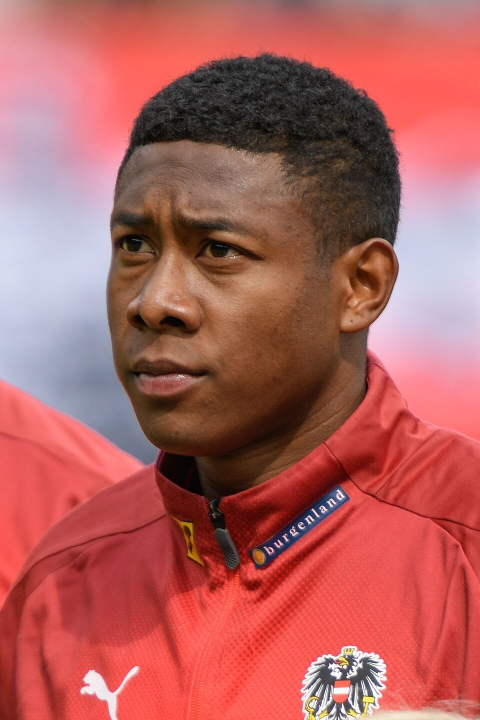
#> input picture images/players/alaba.jpg, 960 x 1440 px (shown at 1/2 size)
$ python make_headshots.py
#> lines starting #> are read from the running program, lines starting #| are printed output that depends on the picture
"""Crop every player photo into a consistent, face-centred 4:5 headshot.

The source photos in images/players/ come from all over: full-body action
shots, tight close-ups, landscape interviews. Showing them in a fixed card
frame with one object-position meant some cards showed only a forehead.
This script finds the face in each photo and cuts a crop where the head sits
at the same size and height every time.

    pip install opencv-python-headless pillow
    python3 tools/make_headshots.py

Writes images/players/headshots/<name>.jpg (400x500).
"""
import glob
import os

import cv2
from PIL import Image, ImageFilter

ROOT = os.path.join(os.path.dirname(__file__), '..', 'images', 'players')
OUT = os.path.join(ROOT, 'headshots')
OUT_W, OUT_H = 400, 500

# Face width as a share of the crop width, and where the face centre sits
# vertically (0 = top, 1 = bottom). Gives head-and-shoulders framing.
FACE_SHARE = 0.34
FACE_Y = 0.42
# How far a crop may reach above the top of the photo (as a share of crop
# height) when the head sits right at the top edge. The gap is filled with a
# blurred stretch of the photo's top strip, so every head gets some headroom.
MAX_PAD = 0.16

# Photos where the detector picks the wrong thing: (x, y, w, h) in source pixels.
OVERRIDES = {
    'benzema.jpg': (88, 18, 84, 84),  # detector latches on to his hand
    # Action shots where the face is too small for the default detector settings
    'carvalho.jpg': (157, 126, 129, 129),
    'ceballos.jpg': (139, 109, 130, 130),
    'mariano.jpg': (80, 42, 66, 66),
    'helguera.jpg': (98, 12, 48, 48),
    'van-der-vaart.jpg': (330, 58, 52, 52),
    'baptista.jpg': (145, 8, 66, 66),
    'odriozola.jpg': (162, 60, 115, 115),
}

cascades = [cv2.CascadeClassifier(cv2.data.haarcascades + name) for name in (
    'haarcascade_frontalface_default.xml',
    'haarcascade_frontalface_alt2.xml',
)]
profile = cv2.CascadeClassifier(cv2.data.haarcascades + 'haarcascade_profileface.xml')


def find_face(path):
    name = os.path.basename(path)
    if name in OVERRIDES:
        return OVERRIDES[name]
    grey = cv2.equalizeHist(cv2.cvtColor(cv2.imread(path), cv2.COLOR_BGR2GRAY))
    h, w = grey.shape
    min_size = (int(w * 0.08),) * 2
    faces = []
    for c in cascades:
        faces += [tuple(f) for f in c.detectMultiScale(grey, 1.05, 6, minSize=min_size)]
    if not faces:
        faces += [tuple(f) for f in profile.detectMultiScale(grey, 1.05, 4, minSize=min_size)]
        flipped = profile.detectMultiScale(cv2.flip(grey, 1), 1.05, 4, minSize=min_size)
        faces += [(w - x - fw, y, fw, fh) for x, y, fw, fh in flipped]
    if not faces:
        return None
    return max(faces, key=lambda f: f[2] * f[3])


def crop_box(img_w, img_h, face):
    fx, fy, fw, fh = face
    cx, cy = fx + fw / 2, fy + fh / 2
    aspect = OUT_W / OUT_H
    cw = fw / FACE_SHARE
    ch = cw / aspect
    # Close-ups can't be zoomed out past the edges of the photo: shrink the
    # crop until it fits, keeping the aspect ratio.
    scale = min(1, img_w / cw, img_h * (1 + MAX_PAD) / ch)
    cw, ch = cw * scale, ch * scale
    left = min(max(cx - cw / 2, 0), img_w - cw)
    top = min(max(cy - ch * FACE_Y, -ch * MAX_PAD), img_h - ch)
    return int(left), int(top), int(left + cw), int(top + ch)


def with_headroom(img, box):
    """Crop, filling any part above the photo with a soft continuation of its top edge."""
    left, top, right, bottom = box
    if top >= 0:
        return img.crop(box)
    pad = -top
    strip = img.crop((0, 0, img.width, max(4, img.height // 25)))
    fill = strip.resize((img.width, pad + 8), Image.BILINEAR).filter(ImageFilter.GaussianBlur(10))
    canvas = Image.new('RGB', (img.width, img.height + pad))
    canvas.paste(fill, (0, 0))
    canvas.paste(img, (0, pad))
    return canvas.crop((left, 0, right, bottom + pad))


def main():
    os.makedirs(OUT, exist_ok=True)
    for path in sorted(glob.glob(os.path.join(ROOT, '*.jpg'))):
        name = os.path.basename(path)
        img = Image.open(path).convert('RGB')
#> img is the input picture: PIL image 960x1440 RGB; mean R, G, B 175.8, 96.3, 93.5
        face = find_face(path)
#> in find_face, `grey = cv2.equalizeHist(cv2.cvtColor(cv2.imread(path), cv2.COLOR_BGR2G..`:
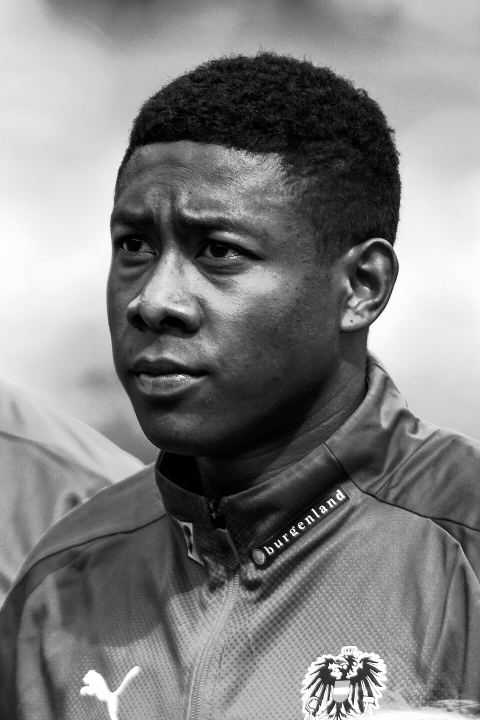
#> grey: shape (1440, 960) (shown at 1/2 size); min 0, max 255, mean 128.3
#> the loop in find_face, `for c in cascades:` made 2 passes
#> faces on passes 1 to 2: [(125, 263, 618, 618)], [(125, 263, 618, 618), (94, 307, 516, 516)]
#> face = (125, 263, 618, 618)
        if face is None:
            print(f'{name}: no face found, centre crop')
            face = (img.width * 0.3, img.height * 0.1, img.width * 0.4, img.width * 0.4)
        box = crop_box(img.width, img.height, face)
#> in crop_box, `fx, fy, fw, fh = face`: fx = 125; fy = 263; fw = 618
#> in crop_box, `cx, cy = fx + fw / 2, fy + fh / 2`: cx = 434; cy = 572
#> in crop_box, `cw = fw / FACE_SHARE`: cw = 1817.6
#> in crop_box, `ch = cw / aspect`: ch = 2272.1
#> in crop_box, `scale = min(1, img_w / cw, img_h * (1 + MAX_PAD) / ch)`: scale = 0.528
#> in crop_box, `cw, ch = cw * scale, ch * scale`: cw = 960; ch = 1200
#> in crop_box, `left = min(max(cx - cw / 2, 0), img_w - cw)`: left = 0
#> in crop_box, `top = min(max(cy - ch * FACE_Y, -ch * MAX_PAD), img_h - ch)`: top = 68
#> box = (0, 68, 960, 1268)
        with_headroom(img, box).resize((OUT_W, OUT_H), Image.LANCZOS).save(
            os.path.join(OUT, name), 'JPEG', quality=86, optimize=True, progressive=True)
#> in with_headroom, `left, top, right, bottom = box`: left = 0; top = 68; right = 960; bottom = 1268
#> in with_headroom, `return img.crop(box)`:
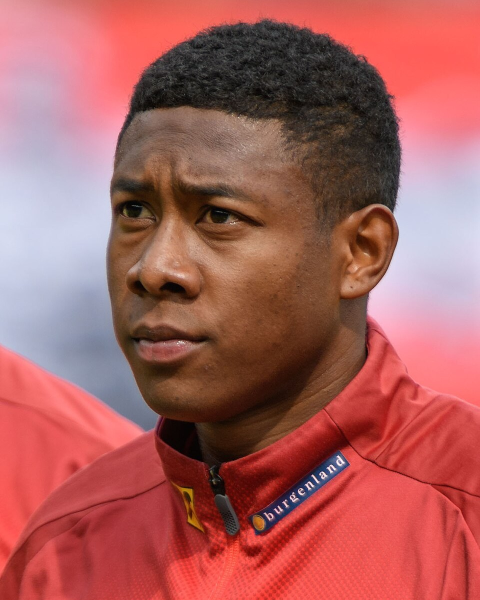
#> returned value: PIL image 960x1200 RGB (shown at 1/2 size); mean R, G, B 168.4, 95.5, 93.2
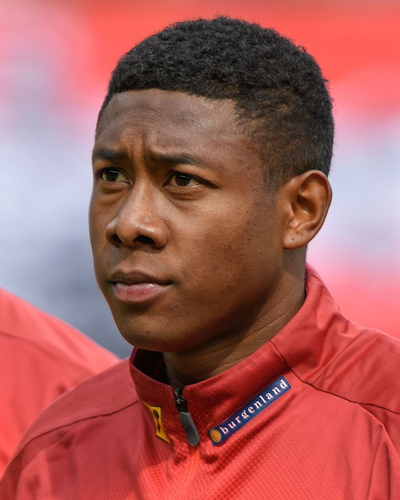
#> saved as alaba.jpg: PIL image 400x500 RGB; mean R, G, B 168.4, 95.5, 93.2
        print(f'{name}: face {tuple(int(v) for v in face)} -> crop {box}')
#| alaba.jpg: face (125, 263, 618, 618) -> crop (0, 68, 960, 1268)
#> pass 2 of the loop in main, `for path in sorted(glob.glob(os.path.join(ROOT, '*.jpg'))):`:
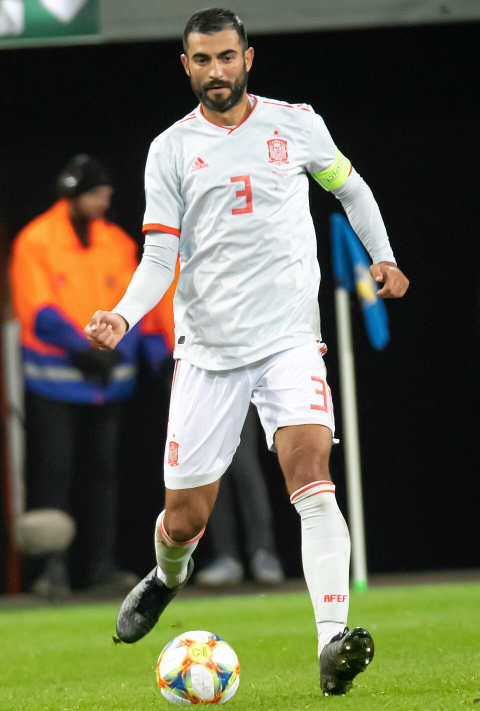
#> input picture images/players/albiol.jpg, 960 x 1422 px (shown at 1/2 size)
#> in main, img is the input picture: PIL image 960x1422 RGB; mean R, G, B 100.4, 100.2, 78.9
#> in find_face (call 2), `grey = cv2.equalizeHist(cv2.cvtColor(cv2.imread(path), cv2.COLOR_BGR2G..`:
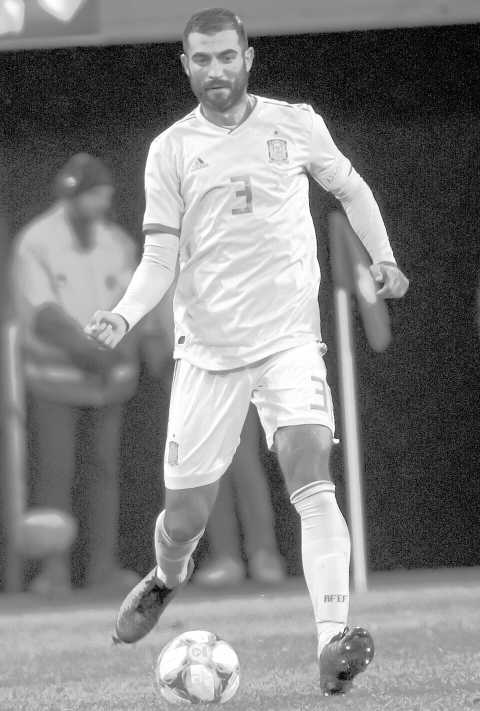
#> grey: shape (1422, 960) (shown at 1/2 size); min 0, max 255, mean 129
#> face = (357, 61, 144, 144)
#> box = (217, -84, 640, 444)
#> in main, `with_headroom(img, box).resize((OUT_W, OUT_H), Image.LANCZOS).save( os..`:
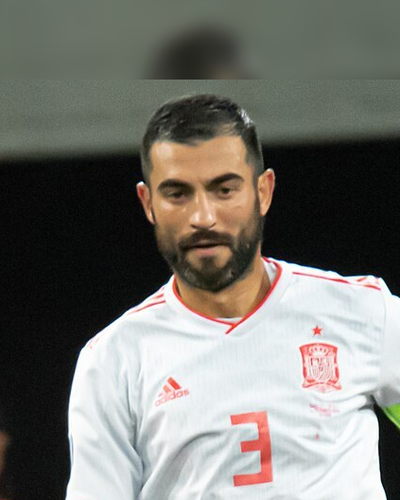
#> saved as albiol.jpg: PIL image 400x500 RGB; mean R, G, B 118, 116.8, 111
#| albiol.jpg: face (357, 61, 144, 144) -> crop (217, -84, 640, 444)
#> pass 3 of the loop in main, `for path in sorted(glob.glob(os.path.join(ROOT, '*.jpg'))):`:
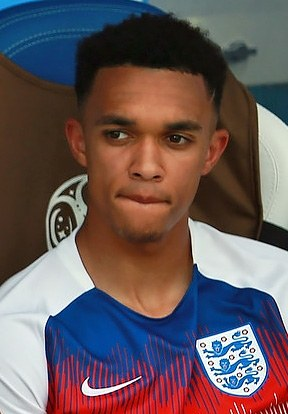
#> input picture images/players/alexander-arnold.jpg, 288 x 414 px
#> in main, img is the input picture: PIL image 288x414 RGB; mean R, G, B 103.5, 87.7, 89.7
#> in find_face (call 3), `grey = cv2.equalizeHist(cv2.cvtColor(cv2.imread(path), cv2.COLOR_BGR2G..`:
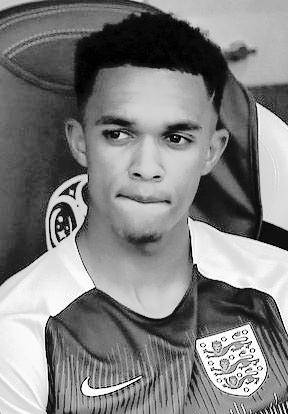
#> grey: shape (414, 288); min 0, max 255, mean 128.5
#> the loop in find_face (call 3), `for c in cascades:` made 2 passes
#> faces on passes 1 to 2: [(71, 76, 154, 154)], [(71, 76, 154, 154), (75, 79, 147, 147)]
#> face = (71, 76, 154, 154)
#> box = (0, 1, 288, 361)
#> in main, `with_headroom(img, box).resize((OUT_W, OUT_H), Image.LANCZOS).save( os..`:
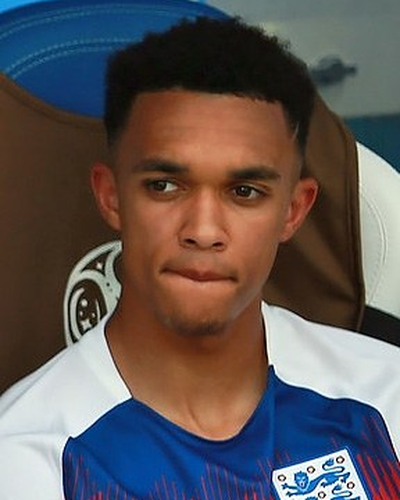
#> saved as alexander-arnold.jpg: PIL image 400x500 RGB; mean R, G, B 95.5, 87.6, 87.4
#| alexander-arnold.jpg: face (71, 76, 154, 154) -> crop (0, 1, 288, 361)
#> the loop made 8 passes; the first 3 are shown


if __name__ == '__main__':
    main()
